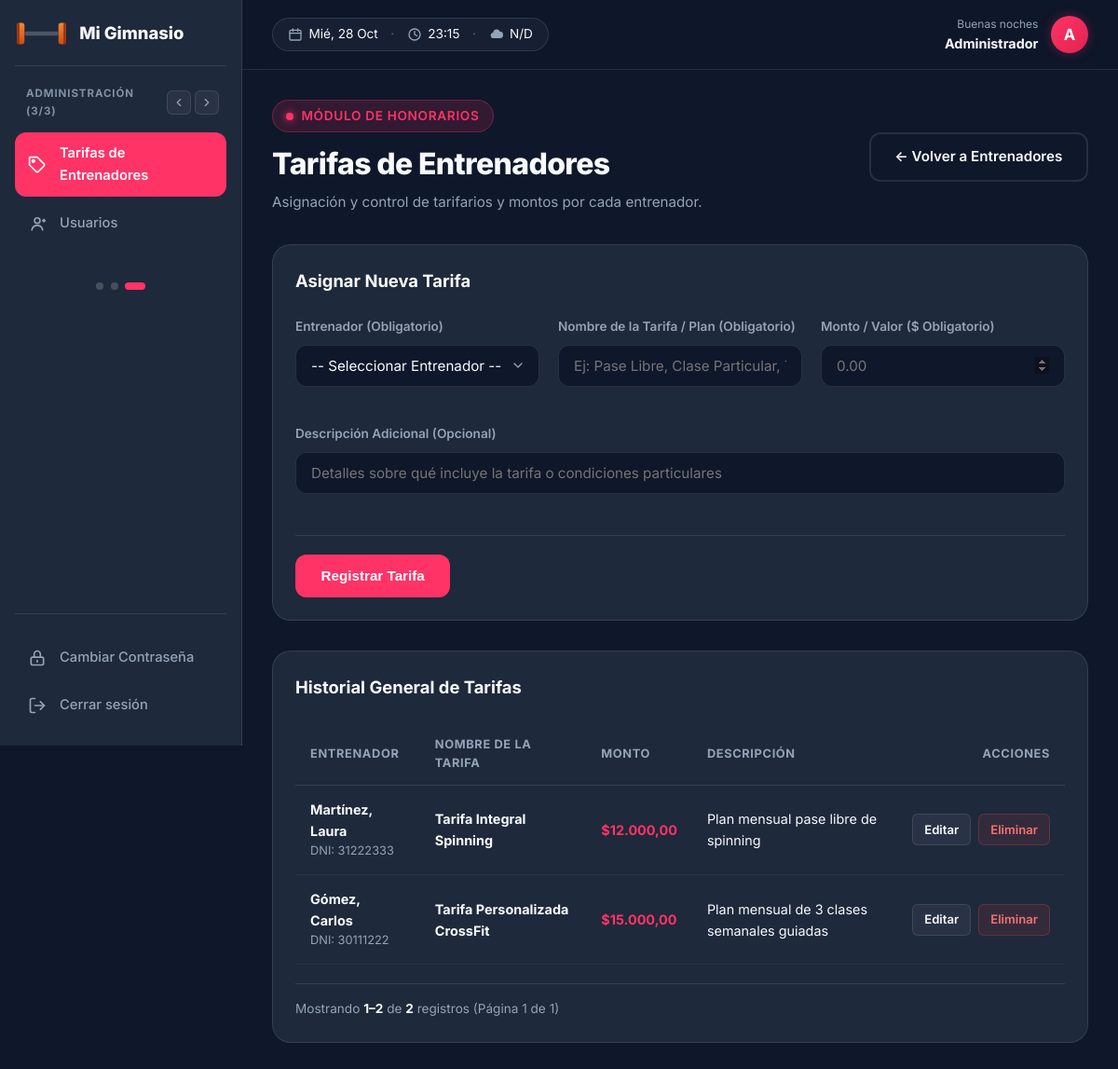
Page /panel/tarifas_entrenadores.php (signed in) on the committed database.
### tables this page shows
CREATE TABLE IF NOT EXISTS tarifas (
    id_tarifa INT AUTO_INCREMENT PRIMARY KEY,
    id_entrenador INT NOT NULL,
    nombre VARCHAR(100) NOT NULL,
    monto DECIMAL(10,2) NOT NULL,
    descripcion TEXT,
    CONSTRAINT fk_tarifas_entrenadores FOREIGN KEY (id_entrenador)
        REFERENCES entrenadores(id_entrenador)
);

CREATE TABLE IF NOT EXISTS entrenadores (
    id_entrenador INT AUTO_INCREMENT PRIMARY KEY,
    DNI INT(8) NOT NULL UNIQUE,
    nombre VARCHAR(100) NOT NULL,
    apellido VARCHAR(100) NOT NULL,
    email VARCHAR(100),
    telefono VARCHAR(20)
);

### panel/tarifas_entrenadores.php (the view, shortened to what this page needs)
<?php
require_once __DIR__ . '/includes/paginacion.php';
$pdo = conectarDB();
$idEntrenadorFiltro = isset($_GET['id_entrenador']) ? (int)$_GET['id_entrenador'] : 0;
$tarifaEditar = null;
$sqlTarifas = "
    SELECT
        t.id_tarifa,
        t.nombre AS tarifa_nombre,
        t.monto,
        t.descripcion,
        e.id_entrenador,
        e.nombre AS e_nombre,
        e.apellido AS e_apellido,
        e.DNI
    FROM tarifas t
    INNER JOIN entrenadores e ON t.id_entrenador = e.id_entrenador
";
$paramsTarifas = [];
$whereTarifas = '';
$stmtCountTarifas = $pdo->prepare("SELECT COUNT(*) FROM tarifas t INNER JOIN entrenadores e ON t.id_entrenador = e.id_entrenador" . $whereTarifas);
$stmtCountTarifas->execute($paramsTarifas);
$totalTarifas = (int)$stmtCountTarifas->fetchColumn();
$paginacion = calcularPaginacion($totalTarifas, 15);
$sqlTarifas .= $whereTarifas . " ORDER BY t.id_tarifa DESC LIMIT {$paginacion['por_pagina']} OFFSET {$paginacion['offset']}";
$stmtTarifas = $pdo->prepare($sqlTarifas);
$stmtTarifas->execute($paramsTarifas);
$listaTarifas = $stmtTarifas->fetchAll();
require __DIR__ . '/includes/layout_inicio.php';
?>
<div class="panel-header">
    <div>
        <div class="eyebrow">
            <span class="punto"></span>
            Módulo de Honorarios
        </div>
        <h1 class="titulo-pagina">Tarifas de Entrenadores</h1>
        <p class="subt">Asignación y control de tarifarios y montos por cada entrenador.</p>
    </div>
    <div>
        <a href="entrenadores.php" class="btn btn-outline">
            &larr; Volver a Entrenadores
        </a>
    </div>
</div>
<div class="panel-bloque" style="margin-bottom: 2rem;">
    <div class="panel-bloque-cabecera">
        <h2 class="titulo-bloque">
            <?= $tarifaEditar ? 'Editar Tarifa #' . htmlspecialchars($tarifaEditar['id_tarifa']) : 'Asignar Nueva Tarifa' ?>
        </h2>
    </div>
    <form action="tarifas_entrenadores.php" method="POST">
        <div class="form-grid">
            <div class="campo">
                <label for="id_entrenador">Entrenador (Obligatorio)</label>
                <select id="id_entrenador" name="id_entrenador" class="form-control" required>
                    <option value="">-- Seleccionar Entrenador --</option>
                </select>
            </div>
            <div class="campo">
                <label for="nombre">Nombre de la Tarifa / Plan (Obligatorio)</label>
                <input type="text" id="nombre" name="nombre" class="form-control"
                       value="<?= htmlspecialchars($tarifaEditar['nombre'] ?? '') ?>"
                       placeholder="Ej: Pase Libre, Clase Particular, Tarifa Estándar" required>
            </div>
            <div class="campo">
                <label for="monto">Monto / Valor ($ Obligatorio)</label>
                <input type="number" step="0.01" min="0" id="monto" name="monto" class="form-control"
                       value="<?= htmlspecialchars($tarifaEditar['monto'] ?? '') ?>" placeholder="0.00" required>
            </div>
            <div class="campo" style="grid-column: span 3;">
                <label for="descripcion">Descripción Adicional (Opcional)</label>
                <input type="text" id="descripcion" name="descripcion" class="form-control"
                       value="<?= htmlspecialchars($tarifaEditar['descripcion'] ?? '') ?>"
                       placeholder="Detalles sobre qué incluye la tarifa o condiciones particulares">
            </div>
        </div>
        <div class="form-acciones">
            <button type="submit" class="btn btn-primary">
                <?= $tarifaEditar ? 'Guardar Cambios' : 'Registrar Tarifa' ?>
            </button>
        </div>
    </form>
</div>
<div class="panel-bloque">
    <div class="panel-bloque-cabecera" style="display: flex; justify-content: space-between; align-items: center;">
        <h2 class="titulo-bloque">
            <?= $idEntrenadorFiltro > 0 ? 'Tarifas del Entrenador Seleccionado' : 'Historial General de Tarifas' ?>
        </h2>
    </div>
    <div class="tabla-scroll">
        <table class="tabla">
            <thead>
                <tr>
                    <th>Entrenador</th>
                    <th>Nombre de la Tarifa</th>
                    <th>Monto</th>
                    <th>Descripción</th>
                    <th style="text-align: right;">Acciones</th>
                </tr>
            </thead>
            <tbody>
                <?php if (empty($listaTarifas)): ?>
                    <tr>
                        <td colspan="5" class="celda-vacia">No se encontraron tarifas registradas.</td>
                    </tr>
                <?php else: ?>
                    <?php foreach ($listaTarifas as $t): ?>
                        <tr>
                            <td>
                                <strong><?= htmlspecialchars($t['e_apellido'] . ', ' . $t['e_nombre']) ?></strong>
                                <div style="font-size: 0.8rem; color: var(--color-text-muted);">DNI: <?= htmlspecialchars($t['DNI']) ?></div>
                            </td>
                            <td><strong><?= htmlspecialchars($t['tarifa_nombre']) ?></strong></td>
                            <td><strong style="color: var(--color-primary);">$<?= number_format((float)$t['monto'], 2, ',', '.') ?></strong></td>
                            <td><?= htmlspecialchars($t['descripcion'] ?: 'Sin descripción') ?></td>
                            <td style="text-align: right;">
                                <div class="acciones" style="justify-content: flex-end;">
                                    <a href="tarifas_entrenadores.php?editar_id=<?= (int)$t['id_tarifa'] ?>" class="btn-accion btn-editar">
                                        Editar
                                    </a>
                                    <form action="tarifas_entrenadores.php" method="POST" onsubmit="return confirm('¿Confirma eliminar esta tarifa?');" style="display:inline;">
                                        <button type="submit" class="btn-accion btn-baja">Eliminar</button>
                                    </form>
                                </div>
                            </td>
                        </tr>
                    <?php endforeach; ?>
                <?php endif; ?>
            </tbody>
        </table>
    </div>
</div>
<?php require __DIR__ . '/includes/layout_fin.php'; ?>

### assets/css/base.css (style rules this page uses)
:root { --color-primary: #ff3366; --color-primary-hover: #e02452; --color-bg-dark: #0f172a; --color-bg-card: #1e293b; --color-bg-light: #f8fafc; --color-text-main: #f8fafc; --color-text-muted: #94a3b8; --color-text-dark: #0f172a; --color-border: rgba(255, 255, 255, 0.1); --color-whatsapp: #25d366; --color-whatsapp-hover: #20ba5a; --font-main: 'Inter', -apple-system, BlinkMacSystemFont, 'Segoe UI', Roboto, sans-serif; --font-display: 'Playfair Display', Georgia, serif; --radius-sm: 6px; --radius-md: 12px; --radius-lg: 20px; --radius-full: 9999px; --shadow-sm: 0 2px 8px rgba(0, 0, 0, 0.15); --shadow-md: 0 8px 24px rgba(0, 0, 0, 0.25); --shadow-glow: 0 0 25px rgba(255, 51, 102, 0.35); --transition-fast: 0.2s ease; --transition-smooth: 0.3s cubic-bezier(0.4, 0, 0.2, 1); }
* { margin: 0; padding: 0; box-sizing: border-box; }
html { scroll-behavior: smooth; }
body { font-family: var(--font-main); background-color: var(--color-bg-dark); color: var(--color-text-main); line-height: 1.6; overflow-x: hidden; }
a { text-decoration: none; color: inherit; transition: color var(--transition-fast); }

### assets/css/components.css (style rules this page uses)
.btn { display: inline-flex; align-items: center; justify-content: center; gap: 0.6rem; padding: 0.8rem 1.6rem; border-radius: var(--radius-md); font-size: 0.95rem; font-weight: 600; cursor: pointer; border: 2px solid transparent; transition: all var(--transition-smooth); text-align: center; }
.btn-outline { background-color: transparent; border-color: var(--color-border); color: var(--color-text-main); }
.eyebrow, .eyebrow-claro { display: inline-flex; align-items: center; gap: 0.5rem; padding: 0.35rem 0.9rem; border-radius: var(--radius-full); font-size: 0.85rem; font-weight: 600; text-transform: uppercase; letter-spacing: 0.05em; }
.eyebrow { background-color: rgba(255, 51, 102, 0.15); color: var(--color-primary); border: 1px solid rgba(255, 51, 102, 0.3); }
.punto { width: 8px; height: 8px; background-color: var(--color-primary); border-radius: 50%; display: inline-block; box-shadow: 0 0 8px var(--color-primary); animation: pulso 2s infinite; }
select.form-control { appearance: none; -webkit-appearance: none; -moz-appearance: none; background-repeat: no-repeat; background-position: right 0.9rem center; background-size: 1rem; padding-right: 2.5rem; cursor: pointer; }
select.form-control option { background-color: var(--color-bg-card); color: var(--color-text-main); padding: 0.6rem; }

### assets/css/login.css (style rules this page uses)
.campo { margin-bottom: 1.25rem; }
.btn-primary { background-color: var(--color-primary); color: #ffffff; }

### rows in the picture
tarifas: id_entrenador.nombre "Martínez, Laura", id_entrenador.DNI "31222333", nombre "Tarifa Integral Spinning", monto "12.000,00", descripcion "Plan mensual pase libre de spinning"
tarifas: id_entrenador.nombre "Gómez, Carlos", id_entrenador.DNI "30111222", nombre "Tarifa Personalizada CrossFit", monto "15.000,00", descripcion "Plan mensual de 3 clases semanales guiadas"

### other values in the picture
GYM_NOMBRE "Mi Gimnasio"
$nombreUsuario "Administrador"
$inicial "A"
$pag['desde'] "1"
$pag['hasta'] "2"
$pag['total'] "2"
$pag['pagina'] "1"
$pag['total_paginas'] "1"
